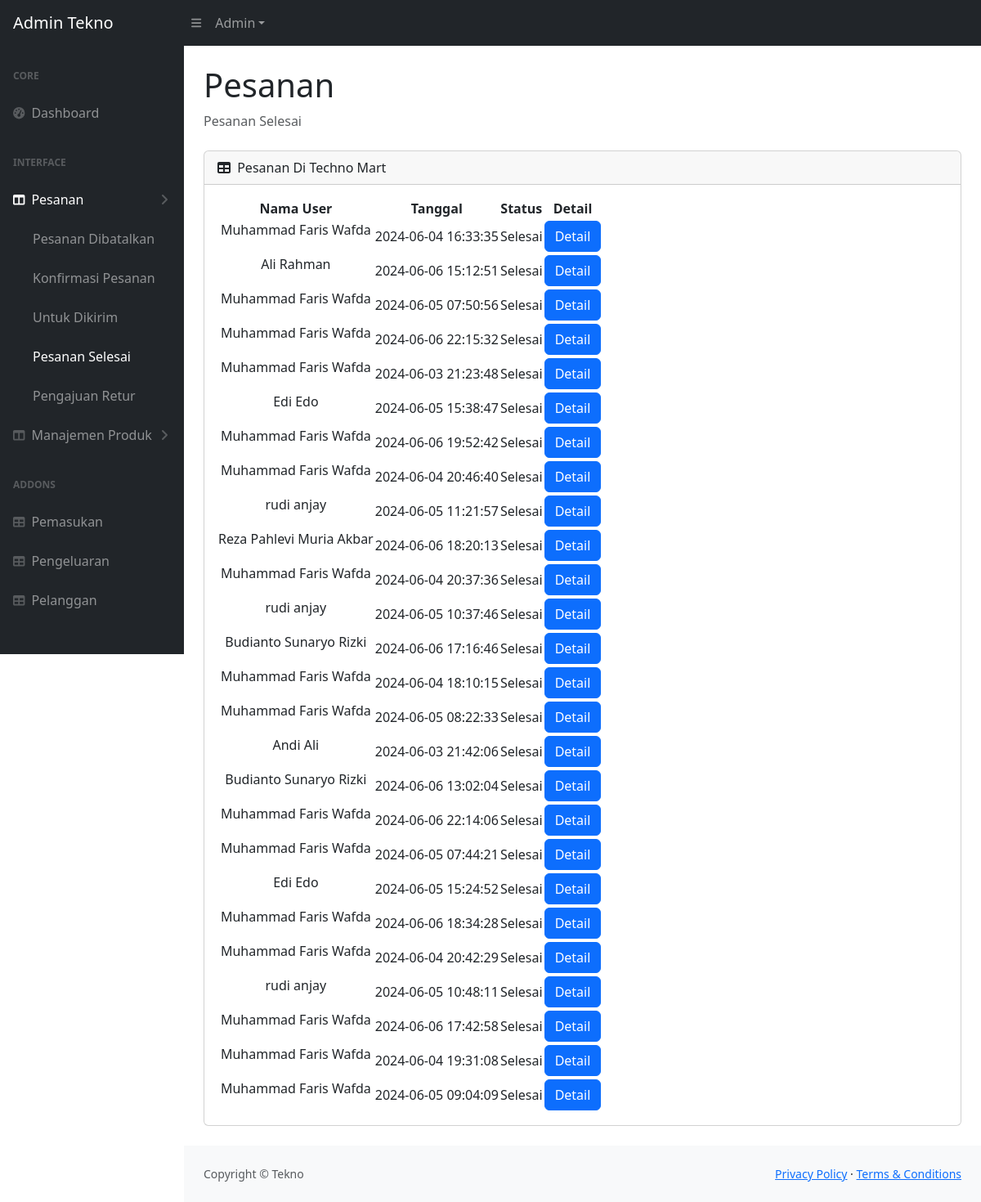
The app's page /bangjanganbang/selesai.php with its own data.
### tables this page shows
CREATE TABLE `orders` (
  `id_orders` int(10) NOT NULL,
  `id_user` int(10) NOT NULL,
  `id_jasa` int(10) NOT NULL,
  `id_metode` int(10) NOT NULL,
  `tanggal` datetime NOT NULL,
  `pesan` varchar(255) NOT NULL,
  `konfirmasi` varchar(99) NOT NULL,
  `status` varchar(99) NOT NULL,
  `bukti_pembayaran` varchar(255) NOT NULL
);

CREATE TABLE `tb_user` (
  `id_user` int(10) NOT NULL,
  `username` varchar(99) NOT NULL,
  `nama` varchar(99) NOT NULL,
  `telp` varchar(20) NOT NULL,
  `alamat` varchar(99) NOT NULL,
  `email` varchar(99) NOT NULL,
  `password` varchar(99) NOT NULL
);

### db/koneksi.php (called while the page is built, shortened)
<?php
$host = "localhost:3306";
$user = "root";
$password = "";
$dbname = "tecp5312_elektronik";
$conn = mysqli_connect($host, $user, $password, $dbname);
function query($query){
    global $conn;
    $result = mysqli_query($conn, $query);
    $rows = [];
    while ($row = mysqli_fetch_assoc($result)) {
        $rows[] = $row;
    }
    return $rows;
}
?>

### bangjanganbang/selesai.php (the view, shortened to what this page needs)
<?php
    include "../db/koneksi.php";
    $orders = query("SELECT * FROM orders
                inner join jasa_kirim using(id_jasa)
                inner join metode using(id_metode)
                inner join tb_user using(id_user)
                where status = 'Selesai' ORDER BY status DESC");
?>
<!DOCTYPE html>
<html lang="en">
    <head>
        <link href="https://cdn.jsdelivr.net/npm/simple-datatables@7.1.2/dist/style.min.css" rel="stylesheet" />
        <link href="../css/styles.css" rel="stylesheet" />
        <link href="https://cdn.jsdelivr.net/npm/bootstrap@5.3.3/dist/css/bootstrap.min.css" rel="stylesheet">
    </head>
    <body class="sb-nav-fixed">
        <nav class="sb-topnav navbar navbar-expand navbar-dark bg-dark">
            <a class="navbar-brand ps-3" href="index.php">Admin Tekno</a>
            <button class="btn btn-link btn-sm order-1 order-lg-0 me-4 me-lg-0" id="sidebarToggle" href="#!"><i class="fas fa-bars"></i></button>
            <ul class="navbar-nav ms-auto ms-md-0 me-3 me-lg-4">
                <li class="nav-item dropdown">
                    <a class="nav-link dropdown-toggle" id="navbarDropdown" href="#" role="button" data-bs-toggle="dropdown" aria-expanded="false">Admin</a>
                </li>
            </ul>
        </nav>
        <div id="layoutSidenav">
            <div id="layoutSidenav_nav">
                <nav class="sb-sidenav accordion sb-sidenav-dark" id="sidenavAccordion">
                    <div class="sb-sidenav-menu">
                        <div class="nav">
                            <div class="sb-sidenav-menu-heading">Core</div>
                            <a class="nav-link" href="index.php">
                                <div class="sb-nav-link-icon"><i class="fas fa-tachometer-alt"></i></div>
                                Dashboard
                            </a>
                            <div class="sb-sidenav-menu-heading">Interface</div>
                            <a class="nav-link collapsed active" href="#" data-bs-toggle="collapse" data-bs-target="#collapseLayouts" aria-expanded="true" aria-controls="collapseLayouts">
                                <div class="sb-nav-link-icon"><i class="fas fa-columns"></i></div>
                                Pesanan
                                <div class="sb-sidenav-collapse-arrow"><i class="fas fa-angle-down"></i></div>
                            </a>
                            <div class="collapse show" id="collapseLayouts" aria-labelledby="headingOne" data-bs-parent="#sidenavAccordion">
                                <nav class="sb-sidenav-menu-nested nav">
                                    <a class="nav-link" href="batal.php">Pesanan Dibatalkan</a>
                                    <a class="nav-link" href="konfirmasi.php">Konfirmasi Pesanan</a>
                                    <a class="nav-link" href="diproses.php">Untuk Dikirim</a>
                                    <a class="nav-link active" href="selesai.php">Pesanan Selesai</a>
                                    <a class="nav-link" href="refund.php">Pengajuan Retur</a>
                                </nav>
                            </div>
                            <a class="nav-link collapsed" href="#" data-bs-toggle="collapse" data-bs-target="#collapsePages" aria-expanded="false" aria-controls="collapsePages">
                                <div class="sb-nav-link-icon"><i class="fas fa-columns"></i></div>
                                Manajemen Produk
                                <div class="sb-sidenav-collapse-arrow"><i class="fas fa-angle-down"></i></div>
                            </a>
                            <div class="sb-sidenav-menu-heading">Addons</div>
                            <a class="nav-link" href="pendapatan.php">
                                <div class="sb-nav-link-icon"><i class="fas fa-table"></i></div>
                                Pemasukan
                            </a>
                            <a class="nav-link" href="pengeluaran.php">
                                <div class="sb-nav-link-icon"><i class="fas fa-table"></i></div>
                                Pengeluaran
                            </a>
                            <a class="nav-link" href="user.php">
                                <div class="sb-nav-link-icon"><i class="fas fa-table"></i></div>
                                Pelanggan
                            </a>
                        </div>
                    </div>
                </nav>
            </div>
            <div id="layoutSidenav_content">
                <main>
                    <div class="container-fluid px-4">
                        <h1 class="mt-4">Pesanan</h1>
                        <ol class="breadcrumb mb-4">
                            <li class="breadcrumb-item active">Pesanan Selesai</li>
                        </ol>
                        <div class="card mb-4">
                            <div class="card-header">
                                <i class="fas fa-table me-1"></i>
                                Pesanan Di Techno Mart
                            </div>
                            <div class="card-body">
                                <table id="datatablesSimple" class="text-center">
                                    <thead>
                                        <tr>
                                            <th>Nama User</th>
                                            <th>Tanggal</th>
                                            <th>Status</th>
                                            <th>Detail</th>
                                        </tr>
                                    </thead>
                                    <tbody>
                                        <?php
                                        foreach ($orders as $ord){
                                        ?>
                                        <tr>
                                            <td><p style="font-size:16px"><?= $ord["nama"] ?></p></td>
                                            <td><?= $ord["tanggal"] ?></td>
                                            <td><?= $ord["status"] ?></td>
                                            <td>
                                                <button type="button" class="btn btn-primary" data-bs-toggle="modal" data-bs-target="#exampleModal<?= $ord['id_orders'] ?>">
                                                    Detail
                                                </button>
                                            </td>
                                        </tr>
                                        <?php }?>
                                    </tbody>
                                </table>
                            </div>
                        </div>
                    </div>
                </main>
                <footer class="py-4 bg-light mt-auto">
                    <div class="container-fluid px-4">
                        <div class="d-flex align-items-center justify-content-between small">
                            <div class="text-muted">Copyright &copy; Tekno</div>
                            <div>
                                <a href="#">Privacy Policy</a>
                                &middot;
                                <a href="#">Terms &amp; Conditions</a>
                            </div>
                        </div>
                    </div>
                </footer>
            </div>
        </div>
    </body>
</html>

### records on screen
orders: id_user.nama "Muhammad Faris Wafda", tanggal "2024-06-04 16:33:35", status "Selesai"
orders: id_user.nama "Ali Rahman", tanggal "2024-06-06 15:12:51", status "Selesai"
orders: id_user.nama "Muhammad Faris Wafda", tanggal "2024-06-05 07:50:56", status "Selesai"
orders: id_user.nama "Muhammad Faris Wafda", tanggal "2024-06-06 22:15:32", status "Selesai"
orders: id_user.nama "Muhammad Faris Wafda", tanggal "2024-06-03 21:23:48", status "Selesai"
orders: id_user.nama "Edi Edo", tanggal "2024-06-05 15:38:47", status "Selesai"
orders: id_user.nama "Muhammad Faris Wafda", tanggal "2024-06-06 19:52:42", status "Selesai"
orders: id_user.nama "Muhammad Faris Wafda", tanggal "2024-06-04 20:46:40", status "Selesai"
orders: id_user.nama "rudi anjay", tanggal "2024-06-05 11:21:57", status "Selesai"
orders: id_user.nama "Reza Pahlevi Muria Akbar", tanggal "2024-06-06 18:20:13", status "Selesai"
orders: id_user.nama "Muhammad Faris Wafda", tanggal "2024-06-04 20:37:36", status "Selesai"
orders: id_user.nama "rudi anjay", tanggal "2024-06-05 10:37:46", status "Selesai"
orders: id_user.nama "Budianto Sunaryo Rizki", tanggal "2024-06-06 17:16:46", status "Selesai"
orders: id_user.nama "Muhammad Faris Wafda", tanggal "2024-06-04 18:10:15", status "Selesai"
orders: id_user.nama "Muhammad Faris Wafda", tanggal "2024-06-05 08:22:33", status "Selesai"
orders: id_user.nama "Andi Ali", tanggal "2024-06-03 21:42:06", status "Selesai"
orders: id_user.nama "Budianto Sunaryo Rizki", tanggal "2024-06-06 13:02:04", status "Selesai"
orders: id_user.nama "Muhammad Faris Wafda", tanggal "2024-06-06 22:14:06", status "Selesai"
orders: id_user.nama "Muhammad Faris Wafda", tanggal "2024-06-05 07:44:21", status "Selesai"
orders: id_user.nama "Edi Edo", tanggal "2024-06-05 15:24:52", status "Selesai"
orders: id_user.nama "Muhammad Faris Wafda", tanggal "2024-06-06 18:34:28", status "Selesai"
orders: id_user.nama "Muhammad Faris Wafda", tanggal "2024-06-04 20:42:29", status "Selesai"
orders: id_user.nama "rudi anjay", tanggal "2024-06-05 10:48:11", status "Selesai"
orders: id_user.nama "Muhammad Faris Wafda", tanggal "2024-06-06 17:42:58", status "Selesai"
orders: id_user.nama "Muhammad Faris Wafda", tanggal "2024-06-04 19:31:08", status "Selesai"
orders: id_user.nama "Muhammad Faris Wafda", tanggal "2024-06-05 09:04:09", status "Selesai"
